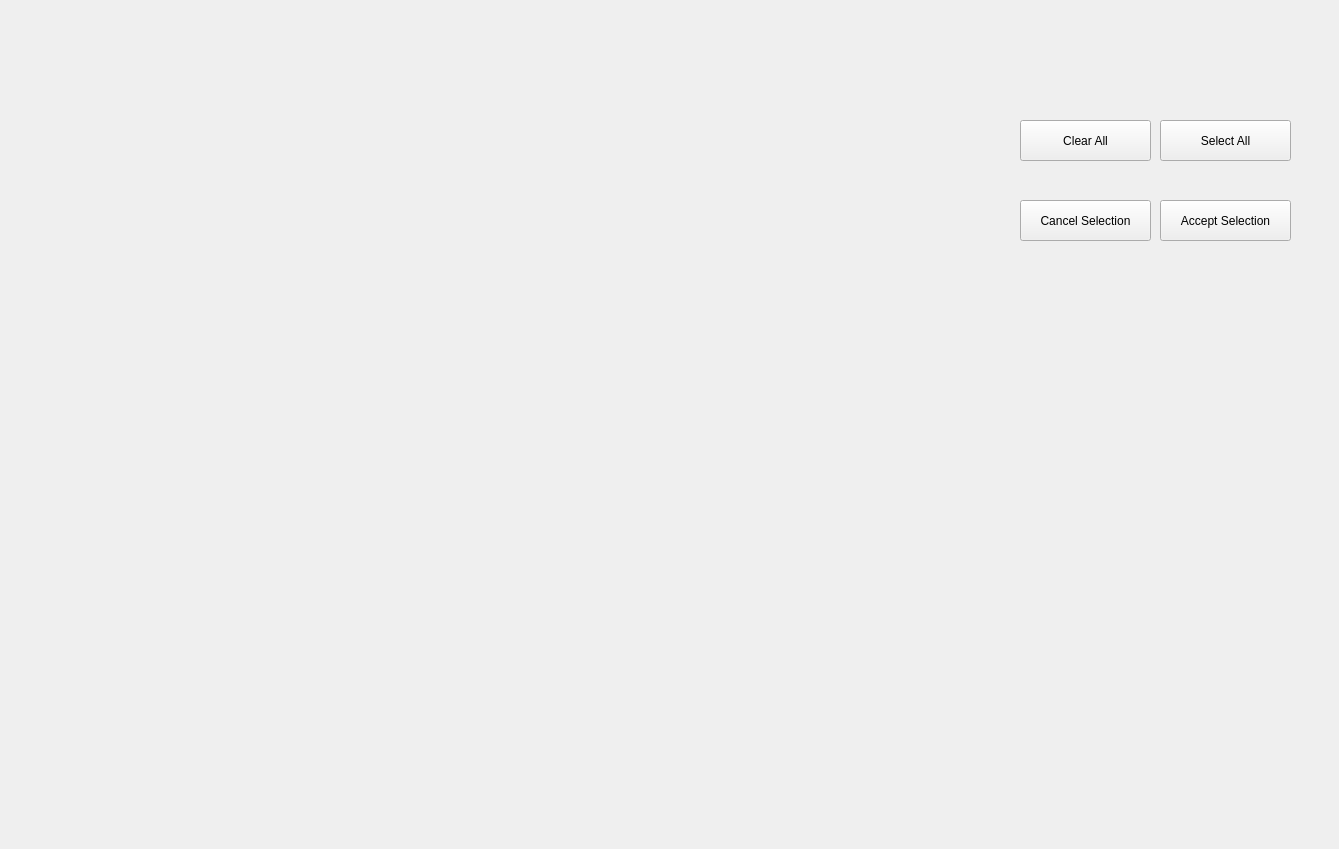
<?xml version="1.0" encoding="UTF-8"?>
<ui version="4.0">
 <class>HBselect</class>
 <widget class="QWidget" name="HBselect">
  <property name="geometry">
   <rect>
    <x>0</x>
    <y>0</y>
    <width>1339</width>
    <height>849</height>
   </rect>
  </property>
  <property name="windowTitle">
   <string>Form</string>
  </property>
  <widget class="QPushButton" name="AcceptSelection">
   <property name="geometry">
    <rect>
     <x>1160</x>
     <y>200</y>
     <width>131</width>
     <height>41</height>
    </rect>
   </property>
   <property name="text">
    <string>Accept Selection</string>
   </property>
  </widget>
  <widget class="QPushButton" name="ClearSelection">
   <property name="geometry">
    <rect>
     <x>1020</x>
     <y>120</y>
     <width>131</width>
     <height>41</height>
    </rect>
   </property>
   <property name="text">
    <string>Clear All</string>
   </property>
  </widget>
  <widget class="QPushButton" name="AcceptSelection_2">
   <property name="geometry">
    <rect>
     <x>1020</x>
     <y>200</y>
     <width>131</width>
     <height>41</height>
    </rect>
   </property>
   <property name="text">
    <string>Cancel Selection</string>
   </property>
  </widget>
  <widget class="QPushButton" name="SelectAll">
   <property name="geometry">
    <rect>
     <x>1160</x>
     <y>120</y>
     <width>131</width>
     <height>41</height>
    </rect>
   </property>
   <property name="text">
    <string>Select All</string>
   </property>
  </widget>
 </widget>
 <resources/>
 <connections/>
</ui>
